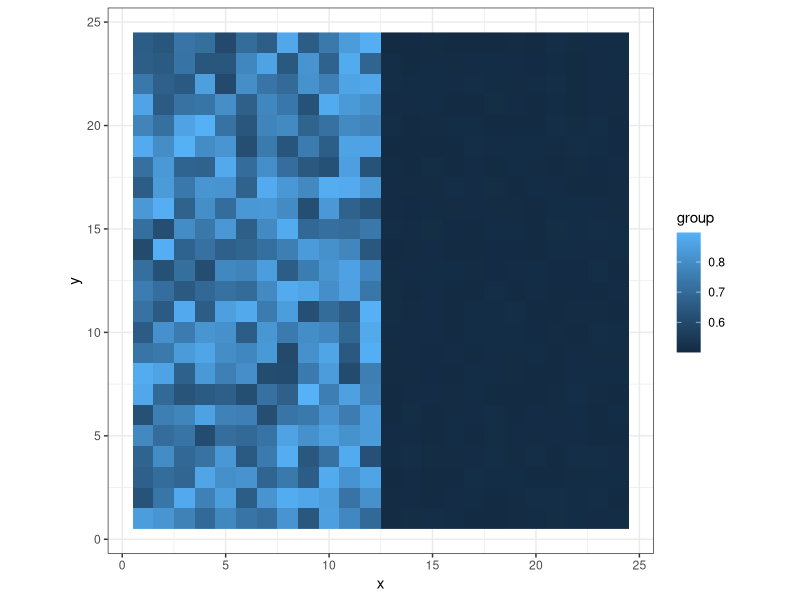
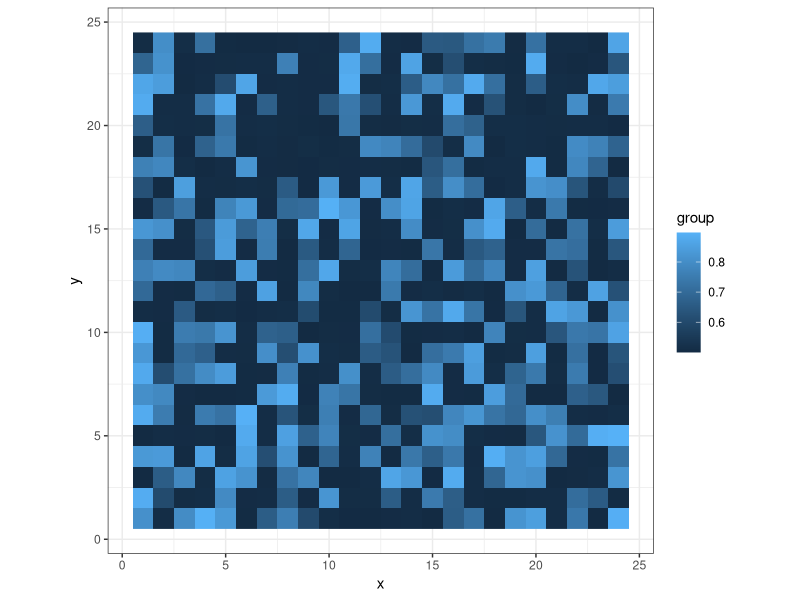
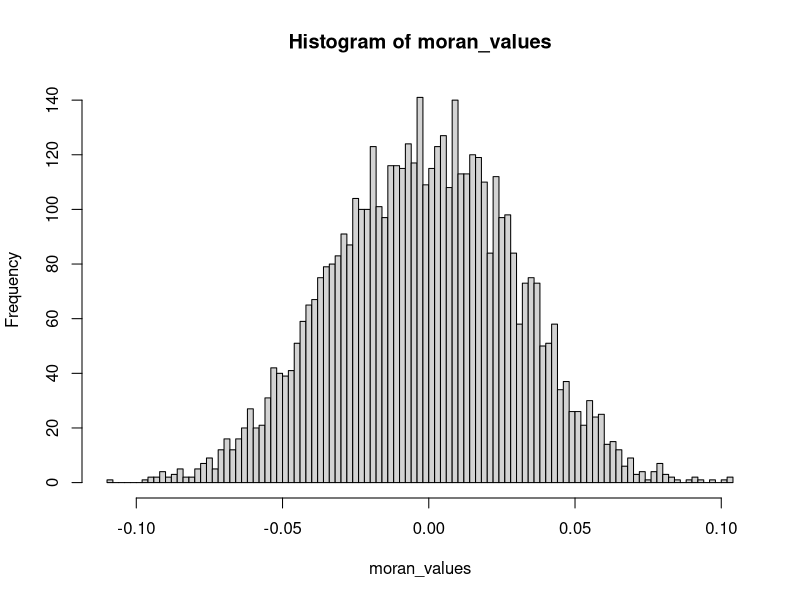

These charts were generated, in order, by the following R code:
## ---- chunk 1
dissimilarity <- function(x) {
  total_a <- sum(x)
  total_b <- sum(1-x)
  d <- 0.5*sum(abs((x/total_a) - ((1-x)/total_b)))
  return(d)
}

## ---- chunk 2
isolation <- function(x) {
  total_a <- sum(x)
  d <- sum((x**2)/total_a)
  return(d)
}
## ---- chunk 3
require(dplyr)
require(ggplot2)
require(spdep)

## Make an empty matrix
d <- 24
neighborhood_mat <- matrix(0, d, d)
neighborhood_mat[1:length(neighborhood_mat)] <- runif(length(neighborhood_mat), 0.5, 0.51)

neighborhood_mat[,1:floor(d/2)] <- runif(length(neighborhood_mat)/2, 0.6, 0.9)

neighborhood_df <- expand.grid(x = 1:d, y = 1:d)
neighborhood_df$group <- as.vector(neighborhood_mat[cbind(neighborhood_df$y, neighborhood_df$x)])

g <- ggplot(neighborhood_df, aes(x = x, y = y, fill = group)) + 
  geom_raster() + 
  theme_bw() + 
  coord_equal()
plot(g)
## ---- chunk 4
## Define a function to calculate Moran's I for an 
## arbitrary vector of values on a square grid

morans_grid <- function(d, x) {
  require(spdep)
  
  neighbors <- nb2listw(cell2nb(d,d))
  
  return(moran(x, neighbors, 1, 1))

}

## ---- chunk 5
morans_grid(d, neighborhood_df$group)$I
## ---- chunk 6
## Randomize

random_df <- neighborhood_df
random_df$group <- sample(neighborhood_df$group)

g <- ggplot(random_df, aes(x = x, y = y, fill =group)) + 
  geom_raster() + 
  theme_bw() + 
  coord_equal()
plot(g)

## ---- chunk 7

## Permutation test on grid values
nsamp <- 5000
moran_values <- rep(0, nsamp)
neighbors <- nb2listw(cell2nb(d,d))
for (i in 1:nsamp) {
  moran_values[i] <- moran(sample(neighborhood_df$group), neighbors, 1, 1)$I
}

hist(moran_values, breaks = 100)
